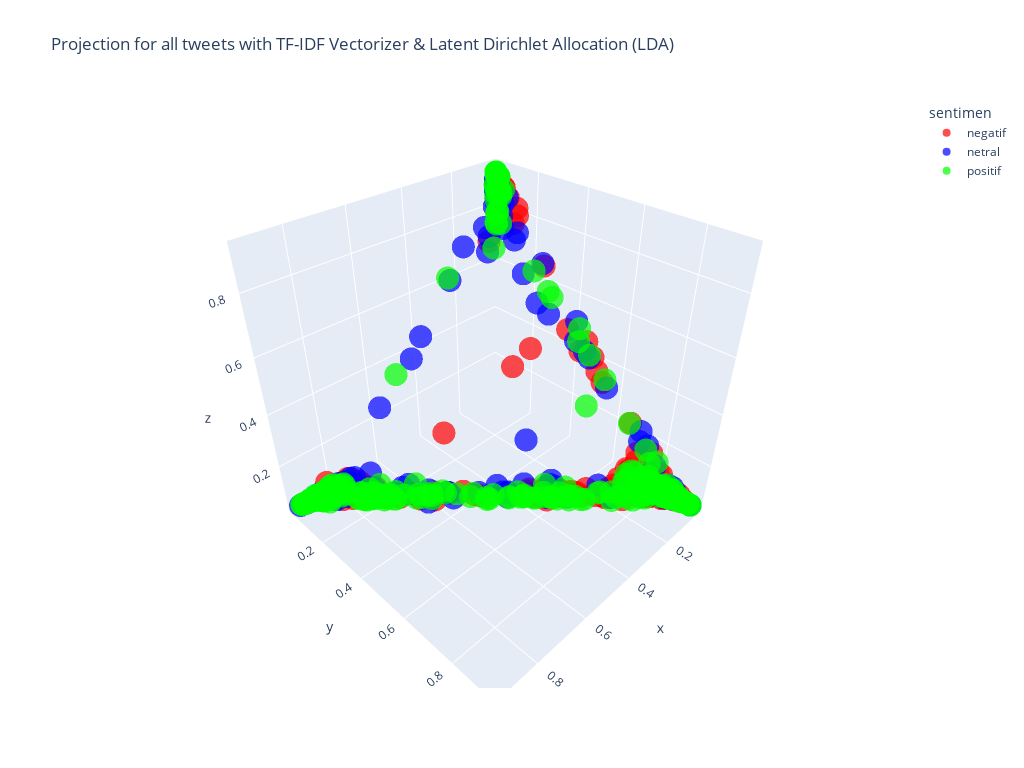

Notebook source saved alongside this figure:
### Code cell
import plotly.express as px

#Vizualize the data
fig = px.scatter_3d(data0, x = data0['x'], y = data0['y'], z = data0['z'], \
    color = data0['sentimen'], opacity=0.7, color_discrete_sequence = ['#FF0000', '#0000FF', '#00FF00'], \
    hover_data = {
        'x': False, 'y': False, 'z': False, 'sentimen': True, 'tweet': True, 'negations': True, '[INCLUDE]': True, '[MENTION]': True, '[KEYWORD]': True
        }, 
        title='Projection for all tweets with TF-IDF Vectorizer & Latent Dirichlet Allocation (LDA)')

fig.update_layout(
    autosize = False,
    width = 1024,
    height = 768
    )

fig.show()

### Figure 1 — Plotly figure (JSON) as saved in the notebook; plotly's stock layout.template omitted (floating-point values rounded to 4 significant figures; data arrays with more than 128 entries replaced by an {"elided": "..."} marker saying what was removed)
{"data": [{"customdata": {"elided": "596x6 str values"}, "hovertemplate": "sentimen=%{customdata[0]}<br>tweet=%{customdata[1]}<br>negations=%{customdata[2]}<br>[INCLUDE]=%{customdata[3]}<br>[MENTION]=%{customdata[4]}<br>[KEYWORD]=%{customdata[5]}<extra></extra>", "legendgroup": "negatif", "marker": {"color": "#FF0000", "opacity": 0.7, "symbol": "circle"}, "mode": "markers", "name": "negatif", "scene": "scene", "showlegend": true, "type": "scatter3d", "x": {"elided": "596 float values"}, "y": {"elided": "596 float values"}, "z": {"elided": "596 float values"}}, {"customdata": {"elided": "607x6 str values"}, "hovertemplate": "sentimen=%{customdata[0]}<br>tweet=%{customdata[1]}<br>negations=%{customdata[2]}<br>[INCLUDE]=%{customdata[3]}<br>[MENTION]=%{customdata[4]}<br>[KEYWORD]=%{customdata[5]}<extra></extra>", "legendgroup": "netral", "marker": {"color": "#0000FF", "opacity": 0.7, "symbol": "circle"}, "mode": "markers", "name": "netral", "scene": "scene", "showlegend": true, "type": "scatter3d", "x": {"elided": "607 float values"}, "y": {"elided": "607 float values"}, "z": {"elided": "607 float values"}}, {"customdata": {"elided": "612x6 str values"}, "hovertemplate": "sentimen=%{customdata[0]}<br>tweet=%{customdata[1]}<br>negations=%{customdata[2]}<br>[INCLUDE]=%{customdata[3]}<br>[MENTION]=%{customdata[4]}<br>[KEYWORD]=%{customdata[5]}<extra></extra>", "legendgroup": "positif", "marker": {"color": "#00FF00", "opacity": 0.7, "symbol": "circle"}, "mode": "markers", "name": "positif", "scene": "scene", "showlegend": true, "type": "scatter3d", "x": {"elided": "612 float values"}, "y": {"elided": "612 float values"}, "z": {"elided": "612 float values"}}], "layout": {"autosize": false, "height": 768, "legend": {"title": {"text": "sentimen"}, "tracegroupgap": 0}, "scene": {"domain": {"x": [0, 1], "y": [0, 1]}, "xaxis": {"title": {"text": "x"}}, "yaxis": {"title": {"text": "y"}}, "zaxis": {"title": {"text": "z"}}}, "title": {"text": "Projection for all tweets with TF-IDF Vectorizer & Latent Dirichlet Allocation (LDA)"}, "width": 1024}}
